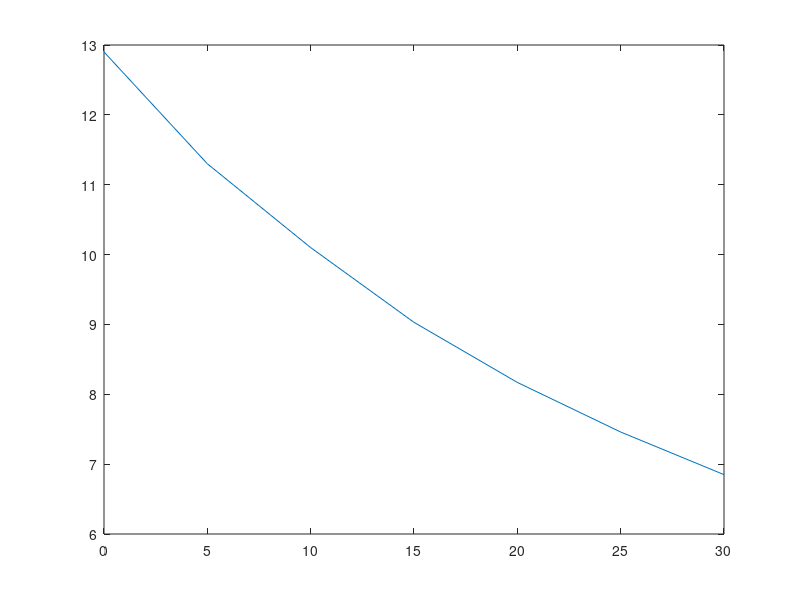

MATLAB code for this plot:
clc;
clear all;
close all;
T=[0 5 10 15 20 25 30];
mu=[12.9 11.3 10.1 9.03 8.17 7.46 6.85];
plot(T,mu);
disp(interp1(T,mu,18,'cubic'));